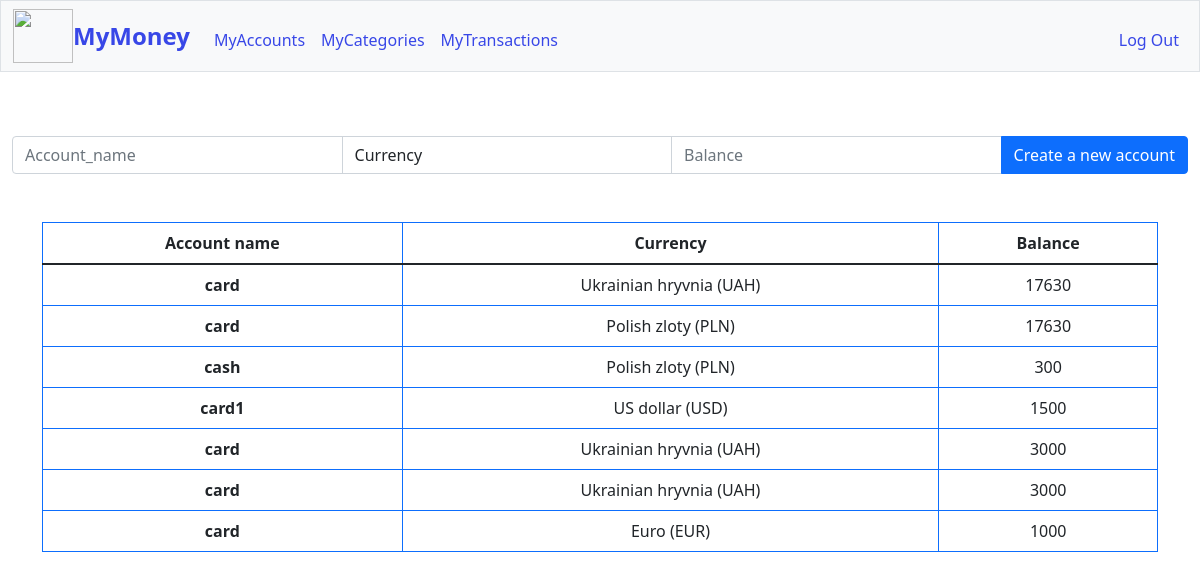
The page /account (signed in) on the database its author committed.
### tables this page shows
CREATE TABLE accounts (
    user_id NOT NULL,
    account_name TEXT NOT NULL,
    currency INTEGER NOT NULL,
    balance NUMERIC NOT NULL DEFAULT 0.00, currency_symbol);

### app.py (the view)
@app.route("/account", methods=["GET", "POST"])
@login_required
def account():
    rows = db.execute("SELECT account_name, currency, balance, currency_symbol FROM accounts WHERE user_id= :user_id", user_id=session["user_id"])
    accounts = []
    for row in rows:
        accounts.append(list((row['account_name'], row['currency'], row['balance'], row['currency_symbol'])))
    print(accounts)
    if request.method == "POST":
        account_name = request.form.get("account_name")
        currency = request.form.get("currency")
        balance = request.form.get("balance")
        if not account_name:
            return render_template("account.html", accounts=accounts, currencies=CURRENCIES, message="Please, create a name for your account")
        if account_name in chain(*accounts):
            return render_template("account.html", accounts=accounts, currencies=CURRENCIES, message="You already have an account with such name. Please, create another name")
        if not currency or currency not in CURRENCIES:
            return render_template("account.html", accounts=accounts, currencies=CURRENCIES, message="Please, choose the currency from the field")
        if not balance or balance.isdigit == False:
            return render_template("account.html", accounts=accounts, currencies=CURRENCIES, message="Please, add the current balance")
        if account_name not in accounts:
            db.execute("INSERT INTO accounts (user_id, account_name, currency, balance, currency_symbol) VALUES (:user_id, :account_name, :currency, :balance, :currency_symbol)",
                            user_id=session["user_id"], account_name=account_name, currency=currency, balance=balance, currency_symbol=CURRENCIES[currency])
        return render_template("account.html", accounts=accounts, currencies=CURRENCIES, message="You've created a new account")
    else:
        return render_template("account.html", accounts=accounts , currencies=CURRENCIES)

### app.py (called while the page is built)
@app.after_request
def after_request(response):
    response.headers["Cache-Control"] = "no-cache, no-store, must-revalidate"
    response.headers["Expires"] = 0
    response.headers["Pragma"] = "no-cache"
    return response

### helpers.py (called while the page is built)
def login_required(f):
    @wraps(f)
    def decorated_function(*args, **kwargs):
        if session.get("user_id") is None:
            return redirect("/login")
        return f(*args, **kwargs)
    return decorated_function

### templates/account.html (shortened to what this page needs)
{% extends "layout.html" %}
{% block main %}
<div>
    <form action="/account" method="post">
        <div class="input-group">
                <input autocomplete="off" autofocus class="form-control" id="account_name" name="account_name" placeholder="Account_name" type="text">
                <select autocomplete="off" autofocus class="form-control" id="currency" name="currency">
                    <option disabled selected value="">Currency</option>
                </select>
            <input autocomplete="off" autofocus class="form-control" id="balance" name="balance" placeholder="Balance" type="text">
            <button class="btn btn-primary" type="submit" id="create">Create a new account</button>
        </div>
     </form>
 </div>
<main class="container py-5 text-center">
    <table class="table table-bordered border-primary">
      <thead>
          <tr>
              <th class="text-middle">Account name</th>
              <th class="text-middle"> Currency </th>
              <th class="text-middle"> Balance </th>
          </tr>
      </thead>
      <tbody>
          {% for account in accounts %}
              <tr>
                <th class="text-middle">{{ account[0] }}</th>
                <td class="text-middle">{{ account[1] }}</td>
                <td class="text-middle">{{ account[2] }}</td>
              </tr>
          {% endfor %}
      </tbody>
  </table>
</main>
{% endblock %}

### rows shown on the page
accounts: account_name "card", currency "Ukrainian hryvnia (UAH)", balance "17630"
accounts: account_name "card", currency "Polish zloty (PLN)", balance "17630"
accounts: account_name "cash", currency "Polish zloty (PLN)", balance "300"
accounts: account_name "card1", currency "US dollar (USD)", balance "1500"
accounts: account_name "card", currency "Ukrainian hryvnia (UAH)", balance "3000"
accounts: account_name "card", currency "Ukrainian hryvnia (UAH)", balance "3000"
accounts: account_name "card", currency "Euro (EUR)", balance "1000"
